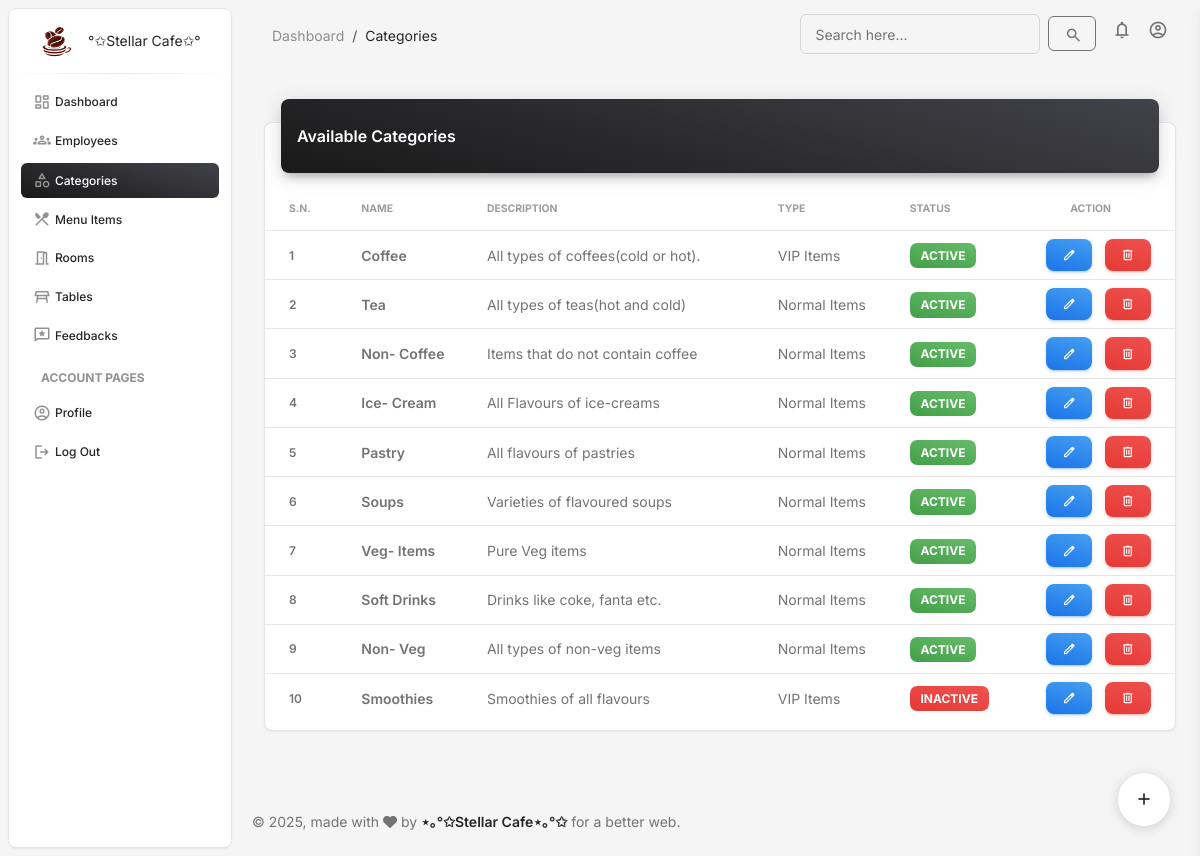
Screenshot of /categories/available-categories/ with the database file from the repository.
### categories/models.py (models this page shows, shortened)
class Category(models.Model):
    CATEGORY_TYPES = (
        ('VIP', 'VIP Items'),
        ('NORMAL', 'Normal Items'),
    )
    name = models.CharField(max_length=50, unique=True)
    description = models.TextField(blank=True)
    display_order = models.PositiveSmallIntegerField(default=0)
    is_active = models.BooleanField(default=True)
    category_type = models.CharField(
        max_length=10,
        choices=CATEGORY_TYPES,
        default='NORMAL',
        help_text="VIP items are only available in VIP rooms"
    )
    class Meta:
        verbose_name_plural = "Categories"
        ordering = ['display_order', 'name']

### categories/views.py (the view)
# urls.py: path('available-categories/', views.display_categories, name='available_categories'),
def display_categories(request):
    categories = Category.objects.all().order_by('display_order', 'name')
    return render(request, 'categories/display_categories.html', {
        'page': 'Available Categories',
        'current_section': 'Categories',
        'categories': categories
    })

### categories/templates/categories/display_categories.html (shortened to what this page needs)
{% extends 'user_admin/base.html' %}
{% load static %}
{% block content %}
<div class="container-fluid py-4">
    <div class="row">
        <div class="col-12">
            <div class="card my-4">
                <div class="card-header p-0 position-relative mt-n4 mx-3 z-index-2">
                    <div class="bg-gradient-dark shadow-dark border-radius-lg pt-4 pb-3">
                        <h6 class="text-white text-capitalize ps-3">Available Categories</h6>
                    </div>
                </div>
                <div class="card-body px-0 pb-2">
                    <div class="table-responsive p-0">
                        <table class="table align-items-center justify-content-center mb-0">
                            <thead>
                                <tr>
                                    <th class="text-uppercase text-secondary text-xxs font-weight-bolder opacity-7">S.N.</th>
                                    <th class="text-uppercase text-secondary text-xxs font-weight-bolder opacity-7 ps-2">Name</th>
                                    <th class="text-uppercase text-secondary text-xxs font-weight-bolder opacity-7 ps-2">Description</th>
                                    <th class="text-uppercase text-secondary text-xxs font-weight-bolder opacity-7 ps-2">Type</th>
                                    <th class="text-uppercase text-secondary text-xxs font-weight-bolder opacity-7 ps-2">Status</th>
                                    <th class="text-uppercase text-secondary text-xxs font-weight-bolder opacity-7 ps-2 text-center">Action</th>
                                </tr>
                            </thead>
                            <tbody>
                                {% for category in categories %}
                                <tr>
                                    <td>
                                        <div class="d-flex px-3">
                                            <p class="text-xs font-weight-bold mb-0">{{ forloop.counter }}</p>
                                        </div>
                                    </td>
                                    <td>
                                        <p class="text-sm font-weight-bold mb-0">{{ category.name }}</p>
                                    </td>
                                    <td>
                                        <p class="text-sm mb-0">{{ category.description|default:"-" }}</p>
                                    </td>
                                    <td>
                                        <p class="text-sm mb-0">{{ category.get_category_type_display }}</p>
                                    </td>
                                    <td>
                                        <span class="badge badge-sm {% if category.is_active %}bg-gradient-success{% else %}bg-gradient-danger{% endif %}">
                                            {% if category.is_active %}Active{% else %}Inactive{% endif %}
                                        </span>
                                    </td>
                                    <td class="align-middle text-center">
                                        <a href="{% url 'update_category' category.id %}" class="btn btn-sm bg-gradient-info me-2 mb-0">
                                            <i class="material-symbols-rounded text-sm">edit</i>
                                        </a>
                                        <a href="{% url 'delete_category' category.id %}" class="btn btn-sm bg-gradient-danger mb-0">
                                            <i class="material-symbols-rounded text-sm">delete</i>
                                        </a>
                                    </td>
                                </tr>
                                {% empty %}
                                <tr>
                                    <td colspan="5" class="text-center py-4">No categories found</td>
                                </tr>
                                {% endfor %}
                            </tbody>
                        </table>
                    </div>
                </div>
            </div>
        </div>
    </div>
</div>
<div class="fixed-plugin">
    <a class="fixed-plugin-button text-dark position-fixed px-3 py-2" title="Add new category" href="{% url 'add_category' %}">
        <i class="material-symbols-rounded py-2">add</i>
    </a>
</div>
{% endblock %}

### rows the page displays
Category: name "Coffee", description "All types of coffees(cold or hot).", category_type "VIP Items", is_active "ACTIVE"
Category: name "Tea", description "All types of teas(hot and cold)", category_type "Normal Items", is_active "ACTIVE"
Category: name "Non- Coffee", description "Items that do not contain coffee", category_type "Normal Items", is_active "ACTIVE"
Category: name "Ice- Cream", description "All Flavours of ice-creams", category_type "Normal Items", is_active "ACTIVE"
Category: name "Pastry", description "All flavours of pastries", category_type "Normal Items", is_active "ACTIVE"
Category: name "Soups", description "Varieties of flavoured soups", category_type "Normal Items", is_active "ACTIVE"
Category: name "Veg- Items", description "Pure Veg items", category_type "Normal Items", is_active "ACTIVE"
Category: name "Soft Drinks", description "Drinks like coke, fanta etc.", category_type "Normal Items", is_active "ACTIVE"
Category: name "Non- Veg", description "All types of non-veg items", category_type "Normal Items", is_active "ACTIVE"
Category: name "Smoothies", description "Smoothies of all flavours", category_type "VIP Items", is_active "INACTIVE"

### other values shown
{{ current_section }} "Categories"
